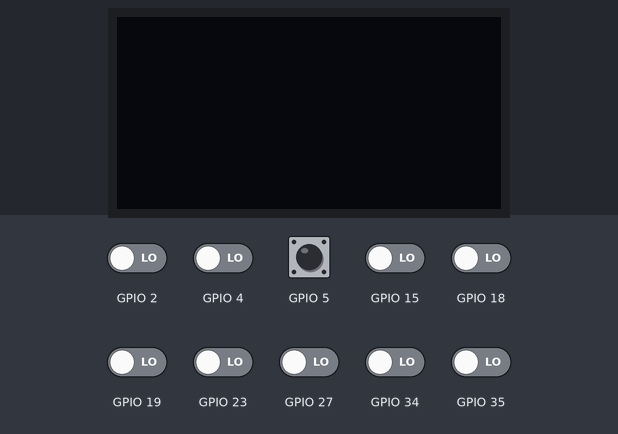
This sketch was run on a simulated ESP32. Shown: 128×64 one-colour display. The inputs (shaded band) are chosen by the test bench; at power-on: GPIO 2, GPIO 4, GPIO 5, GPIO 15, GPIO 18, GPIO 19, GPIO 23, GPIO 27, GPIO 34, GPIO 35 LOW. What the sketch prints to the serial monitor is not drawn.

Above: at 1.2 s.
1.3 s: GPIO 34 driven HIGH
At 2.11 s:
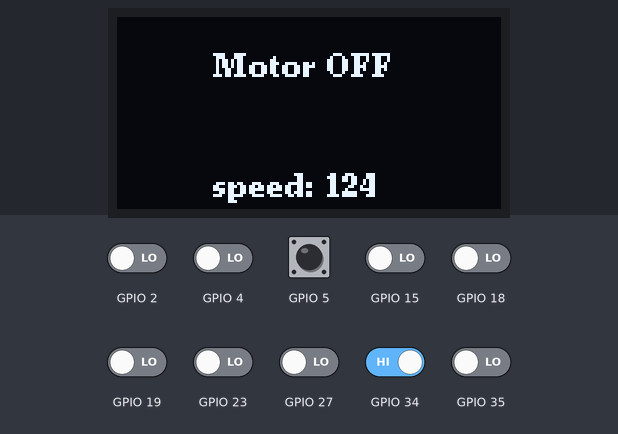
3.9 s: GPIO 35 driven HIGH
At 4.12 s:
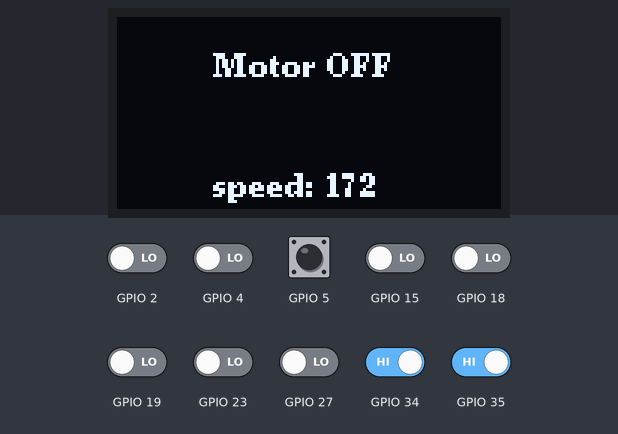
5.5 s: GPIO 35 driven LOW
At 5.76 s:
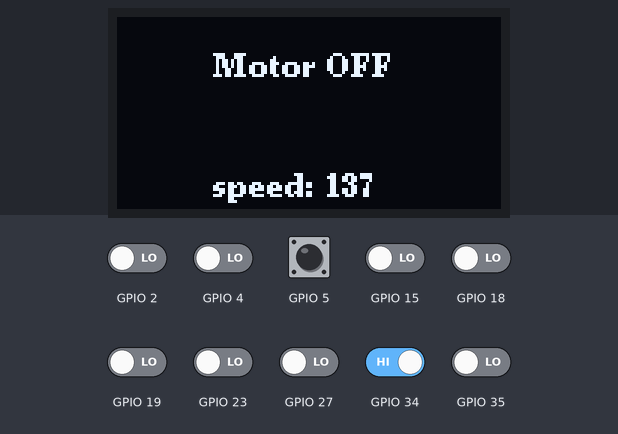
8.5 s: GPIO 34 driven LOW
At 9.1 s:
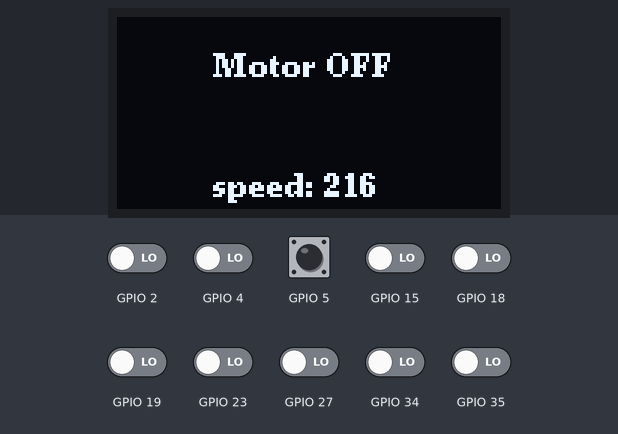
10.0 s: GPIO 5 pulsed HIGH 5 times (0.12 s each, 0.3 s apart)
At 12.3 s:
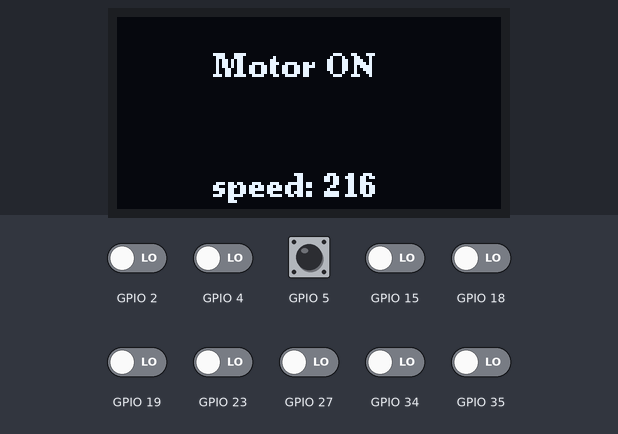
Timing chart, 0 to 13.8 s (numbered marks = the images above; inputs shaded):
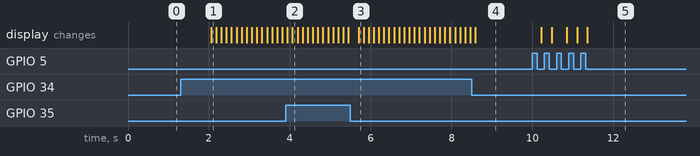

Measured:
- after the input at 1.3 s, the display: changes after 0.76 s (image 1)
- after the input at 10.0 s, the display: changes after 0.23 s (image 5)

The sketch:

KeypadWithOLED.ino
```cpp
#include <Wire.h>
#include <Arduino.h>
#include <U8g2lib.h>
#include <stdio.h>
#include <stdlib.h>
#include <string.h>
#include "esp_types.h"
#include "freertos/FreeRTOS.h"
#include "freertos/task.h"
#include "freertos/queue.h"
#include "soc/timer_group_struct.h"
#include "driver/periph_ctrl.h"
#include "driver/timer.h"
#include "driver/gpio.h"
#include "driver/uart.h"
#include "sdkconfig.h"
#include "math.h"

#include "esp_log.h"
#define SCREEN_WIDTH 128 // OLED display width, in pixels
#define SCREEN_HEIGHT 64 // OLED display height, in pixels

U8G2_SSD1306_128X64_ALT0_F_HW_I2C u8g2(U8G2_R0, /* reset=*/ U8X8_PIN_NONE); // SSD1306 and SSD1308Z are compatible
//U8G2_SSD1306_128X64_NONAME_F_HW_I2C u8g2(U8G2_R0, /* clock=*/ SCL, /* data=*/ SDA, /* reset=*/ U8X8_PIN_NONE);  // High speed I2C


#define LOG_LOCAL_LEVEL ESP_LOG_VERBOSE

#define TIMER_DIVIDER   80              // should result in 1 MHz ^= 1µs timer interval

#define ECHO_TEST_TXD   17               // 1 and 3 are the respective pins for UART0
#define ECHO_TEST_RXD   16
#define ECHO_TEST_RTS (UART_PIN_NO_CHANGE)
#define ECHO_TEST_CTS (UART_PIN_NO_CHANGE)

#define ECHO_UART_PORT_NUM      1       // set for UART1
#define ECHO_UART_BAUD_RATE     57600
#define ECHO_TASK_STACK_SIZE    2048

#define ISR_MIN_PERIOD          500     // µs
#define ISR_MAX_PERIOD         1500     // µs
#define ISR_PERIO_INCREMENT     100     // µs

#define BUF_SIZE 1024

// keypad flags
#define KEY_ZCCW    0x01
#define KEY_ZCW     0x02
#define KEY_DOWN    0x04
#define KEY_RIGHT   0x08
#define KEY_UP      0x10
#define KEY_LEFT    0x20
#define KEY_D_ONOFF   0x40
#define KEY_MODE   0x80

//keypad flag second byte
#define KEY_SPDUP   0x10
#define KEY_SPDDWN  0x20
#define KEYPAD_PRESENT 0x40

// button_GPIO
#define GPIO_KEY_ZCCW    15
#define GPIO_KEY_ZCW     19
#define GPIO_KEY_DOWN    27
#define GPIO_KEY_RIGHT   18
#define GPIO_KEY_UP      23
#define GPIO_KEY_LEFT    2
#define GPIO_KEY_DANCE   4
#define GPIO_KEY_ONOFF   5
#define GPIO_KEY_SPDUP   35
#define GPIO_KEY_SPDDWN  34


enum commands {ZCCW, ZCW, DOWN, RIGHT, UP, LEFT, D_ONOFF, MODE, SPDUP, SPDDWN};
int keys_translate[4][10] = {{0x01, 0x02, 0x04, 0x08, 0x10, 0x20, 0x40, 0x80, 0x10, 0x20}, {15, 19, 27, 18, 23, 2, 4, 5, 35, 34}, {0, 0, 0, 0, 0, 0, 0, 0, 1, 1}, {0, 0, 0, 0, 0, 0, 0, 0, 0, 0}};
int check_parameter[2] = {0x00, 0x00};
int disp = 0;
static const char* TAG = "MyModule";

uint8_t *data = (uint8_t *) malloc(64);
void init_GPIO(gpio_num_t motor_gpio, gpio_int_type_t interrupt_type, gpio_mode_t mode)
{
  gpio_config_t io_conf;
  io_conf.intr_type       = interrupt_type;
  io_conf.pin_bit_mask    = ((uint64_t)(((uint64_t)1) << motor_gpio));
  io_conf.mode            = mode;
  io_conf.pull_down_en    = (gpio_pulldown_t)0;
  io_conf.pull_up_en      = (gpio_pullup_t)0;
  gpio_config(&io_conf);
}


void init_gpio_and_isr()
{
  //////// PIN CONFIGURATION

  // homing switches
  init_GPIO((gpio_num_t)GPIO_KEY_ZCCW, GPIO_INTR_DISABLE , GPIO_MODE_INPUT);
  init_GPIO((gpio_num_t)GPIO_KEY_ZCW, GPIO_INTR_DISABLE, GPIO_MODE_INPUT);
  init_GPIO((gpio_num_t)GPIO_KEY_DOWN, GPIO_INTR_DISABLE, GPIO_MODE_INPUT);
  init_GPIO((gpio_num_t)GPIO_KEY_RIGHT, GPIO_INTR_DISABLE, GPIO_MODE_INPUT);
  init_GPIO((gpio_num_t)GPIO_KEY_UP, GPIO_INTR_DISABLE, GPIO_MODE_INPUT);
  init_GPIO((gpio_num_t)GPIO_KEY_LEFT, GPIO_INTR_DISABLE, GPIO_MODE_INPUT);
  init_GPIO((gpio_num_t)GPIO_KEY_DANCE, GPIO_INTR_DISABLE, GPIO_MODE_INPUT);
  init_GPIO((gpio_num_t)GPIO_KEY_ONOFF, GPIO_INTR_DISABLE, GPIO_MODE_INPUT);
  init_GPIO((gpio_num_t)GPIO_KEY_SPDUP, GPIO_INTR_DISABLE, GPIO_MODE_INPUT);
  init_GPIO((gpio_num_t)GPIO_KEY_SPDDWN, GPIO_INTR_DISABLE, GPIO_MODE_INPUT);


  // /////////// INSTALL ISRs
  // // install gpio isr service
  // gpio_install_isr_service(ESP_INTR_FLAG_EDGE);
  // // ISR for buttons
  // gpio_isr_handler_add(GPIO_KEY_DOWN, switch_isr_handler, 0);
  // gpio_isr_handler_add(GPIO_KEY_ZCW, encoder_isr_handler, 0);
  // gpio_isr_handler_add(GPIO_KEY_DOWN, encoder_isr_handler, 0);
  // gpio_isr_handler_add(GPIO_KEY_RIGHT, encoder_isr_handler, 0);
  // gpio_isr_handler_add(GPIO_KEY_UP, encoder_isr_handler, 0);
  // gpio_isr_handler_add(GPIO_KEY_LEFT, encoder_isr_handler, 0);
  // gpio_isr_handler_add(GPIO_KEY_DANCE, encoder_isr_handler, 0);
  // gpio_isr_handler_add(GPIO_KEY_ONOFF, encoder_isr_handler, 0);
  // gpio_isr_handler_add(GPIO_KEY_SPDUP, encoder_isr_handler, 0);
  // gpio_isr_handler_add(GPIO_KEY_SPDDWN, encoder_isr_handler, 0);


}

static void displayTask(void *arg)
{
  u8g2.begin();
  u8g2.enableUTF8Print();

  vTaskDelay( 2000 / portTICK_PERIOD_MS );
  char str[] = "Speed 100";
  while (1)
  {


    u8g2.setFont(u8g2_font_ncenB08_tr);
    u8g2.setFontDirection(0);
    u8g2.clearBuffer();
    u8g2.setCursor(32, 20);

    if (data[0]&KEY_MODE)
      u8g2.print( "Motor ON");
    else
      u8g2.print( "Motor OFF");

    sprintf( str, "speed: %d\n ",data[1] );
    Serial.println(str);
    u8g2.setCursor(32, 60);
    u8g2.print( str);  // write something to the internal memory
    u8g2.sendBuffer();                    // transfer internal memory to the displa
    vTaskDelay( 100 / portTICK_PERIOD_MS );
  }

}
void setup()
{
  init_gpio_and_isr();
  /* Configure parameters of an UART driver,
     communication pins and install the driver */
  uart_config_t uart_config = {
    .baud_rate  = ECHO_UART_BAUD_RATE,
    .data_bits  = UART_DATA_8_BITS,
    .parity     = UART_PARITY_DISABLE,
    .stop_bits  = UART_STOP_BITS_1,
    .flow_ctrl  = UART_HW_FLOWCTRL_DISABLE,
    //.source_clk = UART_SCLK_APB,
  };
  int intr_alloc_flags = 0;

#if CONFIG_UART_ISR_IN_IRAM
  intr_alloc_flags = ESP_INTR_FLAG_IRAM;
#endif

  ESP_ERROR_CHECK(uart_driver_install((uart_port_t)ECHO_UART_PORT_NUM, BUF_SIZE , 0, 0, NULL, intr_alloc_flags));
  ESP_ERROR_CHECK(uart_param_config((uart_port_t)ECHO_UART_PORT_NUM, &uart_config));
  ESP_ERROR_CHECK(uart_set_pin((uart_port_t)ECHO_UART_PORT_NUM, ECHO_TEST_TXD, ECHO_TEST_RXD, ECHO_TEST_RTS, ECHO_TEST_CTS));

  // Configure a temporary buffer for the incoming data

  data[0] = 0;
  data[1] = 100;
  xTaskCreate(displayTask, "displayTask", 2048, NULL, 9, NULL);
  Serial.begin(9600);
}

void loop() {


  int change = 0;
  int len = 2;
  if (data[0]&KEY_MODE)
  {
    data[0] = 0x00;
    data[0] |= KEY_MODE;
  }
  else
    data[0] = 0x00;
  int cnt = 0;
  for (cnt = 0 ; cnt < 10; cnt++) {
    keys_translate[3][cnt] += gpio_get_level((gpio_num_t)keys_translate[1][cnt]);
  }
  vTaskDelay( 10 / portTICK_PERIOD_MS );
  for (cnt = 0 ; cnt < 10; cnt++) {
    keys_translate[3][cnt] += gpio_get_level((gpio_num_t)keys_translate[1][cnt]);
  }
  if ( keys_translate[3][7] >= 6 && (data[0]&KEY_MODE) && !gpio_get_level((gpio_num_t)keys_translate[1][7]))
  {
    change++;
    data[keys_translate[2][7]] &= ~keys_translate[0][7];
    keys_translate[3][7] = 0;

  }
  else if ( keys_translate[3][7] >= 6 && !(data[0]&KEY_MODE) && !gpio_get_level((gpio_num_t)keys_translate[1][7]))
  {
    change++;
    data[keys_translate[2][7]] |= keys_translate[0][7];
    keys_translate[3][7] = 0;
  }

  for (cnt = 0 ; cnt < 8; cnt++) {
    if (cnt != 7 && keys_translate[3][cnt] == 2) {
      change++;
      data[keys_translate[2][cnt]] |= keys_translate[0][cnt];
      keys_translate[3][cnt] = 0;
    }
    else if (cnt != 7)
      keys_translate[3][cnt] = 0;

  }
  //ESP_LOGI(TAG, "DATA SENT %d  %d ",keys_translate[3][8],data[1]);
  if (keys_translate[3][8] >= 2)
  {

    change++;
    if (data[keys_translate[2][8]] > 0)
      data[keys_translate[2][8]]--;
    keys_translate[3][8] = 0;

  }
  else if (keys_translate[3][9] >= 2)
  {

    change++;
    if (data[keys_translate[2][8]] < 255)
      data[keys_translate[2][8]]++;
    keys_translate[3][9] = 0;

  }
  // data[0] = check_parameter[0];
  // data[1] = check_parameter[1];

  uart_write_bytes((uart_port_t)ECHO_UART_PORT_NUM, (const char *) data, len);
  if (data[0] != 64)
    ESP_LOGI(TAG, "DATA SENT %d  %d ", data[0], data[1]);

  vTaskDelay( 20 / portTICK_PERIOD_MS );
  //        if(disp >= 3){
  //            display.clearDisplay();
  //
  //            display.setCursor(0, 0);
  //            // Display static text
  //            display.println(data[1]);
  //
  //            display.display();
  //            disp = 0;
  //        }
  //        else
  //          disp++;
  check_parameter[0] = 0x00;
  check_parameter[1] = 0x00;
}
```
